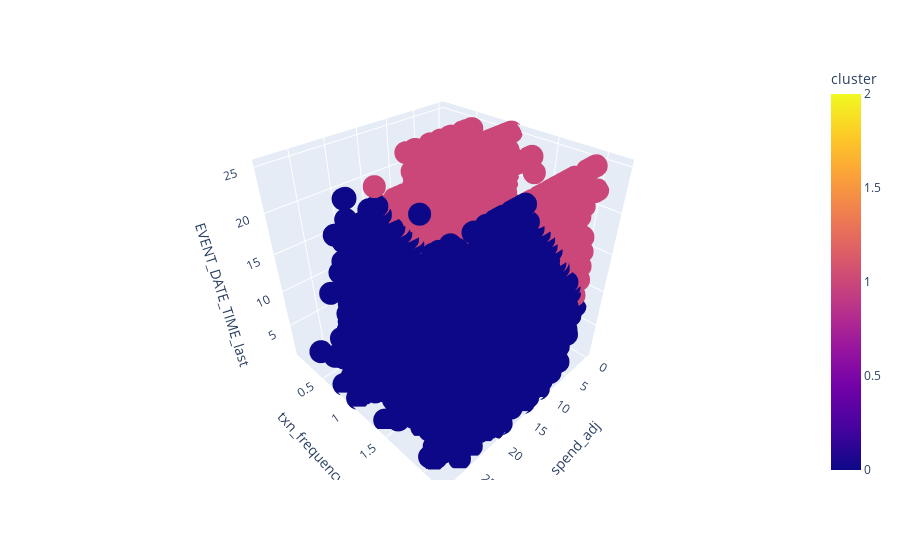

The cell this chart's notebook holds for it:
### Code cell
fig = px.scatter_3d(user_level_txns_agg_reduced, x='spend_adj', y='txn_frequency', z='EVENT_DATE_TIME_last',
              color='cluster')
fig.show()

### Figure 1 — Plotly figure (JSON) as saved in the notebook; plotly's stock layout.template omitted (floating-point values rounded to 4 significant figures; data arrays with more than 128 entries replaced by an {"elided": "..."} marker saying what was removed)
{"data": [{"hovertemplate": "spend_adj=%{x}<br>txn_frequency=%{y}<br>EVENT_DATE_TIME_last=%{z}<br>cluster=%{marker.color}<extra></extra>", "legendgroup": "", "marker": {"color": {"elided": "21584 int values"}, "coloraxis": "coloraxis", "symbol": "circle"}, "mode": "markers", "name": "", "scene": "scene", "showlegend": false, "type": "scatter3d", "x": {"elided": "21584 float values"}, "y": {"elided": "21584 float values"}, "z": {"elided": "21584 int values"}}], "layout": {"coloraxis": {"colorbar": {"title": {"text": "cluster"}}, "colorscale": [[0, "#0d0887"], [0.1111, "#46039f"], [0.2222, "#7201a8"], [0.3333, "#9c179e"], [0.4444, "#bd3786"], [0.5556, "#d8576b"], [0.6667, "#ed7953"], [0.7778, "#fb9f3a"], [0.8889, "#fdca26"], [1, "#f0f921"]]}, "legend": {"tracegroupgap": 0}, "margin": {"t": 60}, "scene": {"domain": {"x": [0, 1], "y": [0, 1]}, "xaxis": {"title": {"text": "spend_adj"}}, "yaxis": {"title": {"text": "txn_frequency"}}, "zaxis": {"title": {"text": "EVENT_DATE_TIME_last"}}}}}
